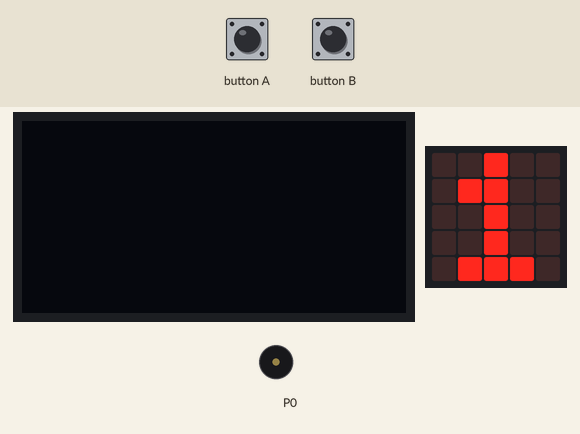
This program was run on a simulated BBC micro:bit (MakeCode). Shown: 128×64 one-colour display, the board's 5×5 LED display, buzzer (waves = sounding). Inputs (shaded band) come from the test bench.

Above: at 1.9 s.
2.0 s: button A pressed for 0.15 s
At 3.3 s:
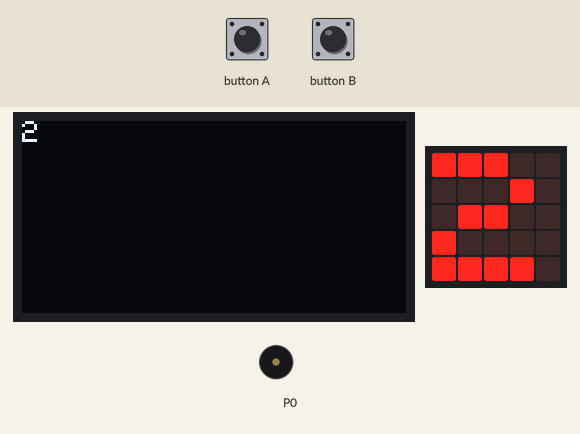
4.4 s: button B pressed for 0.15 s
At 6.4 s:
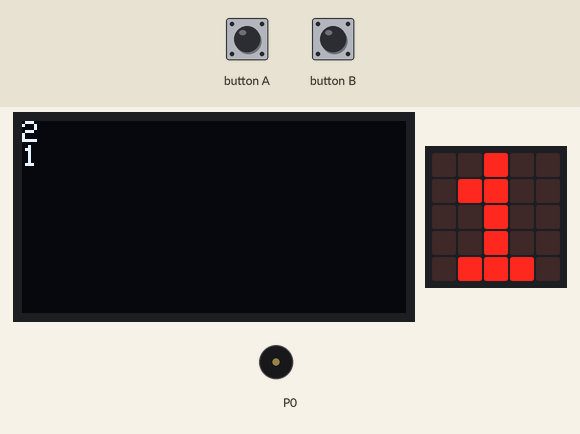
7.5 s: button A pressed for 0.15 s
At 8.7 s:
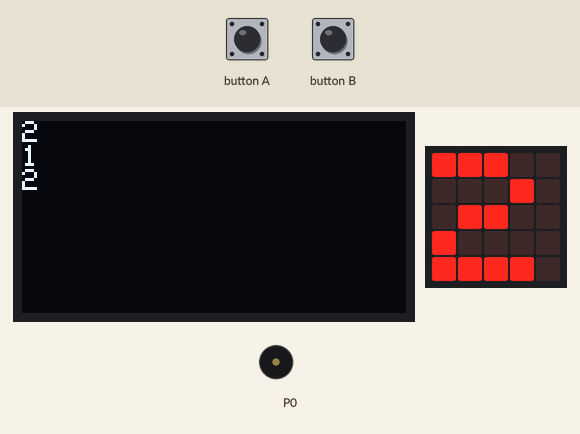
10.6 s: button B pressed for 0.15 s
At 12.3 s:
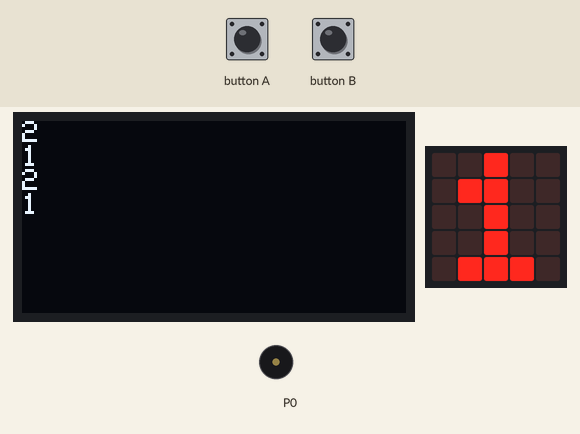
Timing chart, 0 to 13.8 s (numbered marks = the images above; inputs shaded):
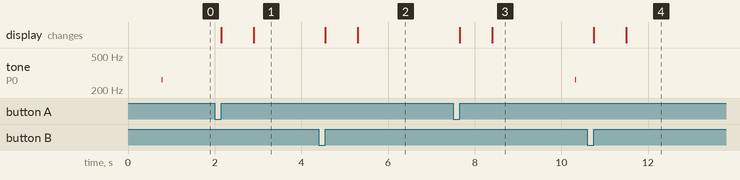

The program:

main.ts
```typescript
/**
 * Mutipliserer med A og "dividerer" med med B
 *
 * Ved å teste på om verdi blir 0 så kan en dividere evig.
 *
 * Ved å teste om modulus er et tall som ikke går opp i mutiplikasjon med 2 så dobles tallet. Da følges oppgaveteksten.
 *
 * Denne versjonen har max = 8 og min = 1, for å unngå "scrolling"
 *
 * Hmm eksperiment med test mot 0 gir desimaltall, men ved å sette variablene minstetall til 0 og så teste mot
 *
 * denne virket ikke som forventet. Litt rart i grunn.
 *
 * Unngå å multiplisere forbi 8. pga. "scrolling", og test med modulus og if. Dette kan endres ved å sette variablene for
 *
 * startigjen. NB pass på å bruke faktor med 2 som grunntall.
 *
 * 1, 2, 4, 8, 16, 32, 64
 *
 * Når det deles kan en bruke enten * 0.5 eller / 2
 *
 * Det kan være lurt å alltid multiplisere siden å dele på 0 kan gi artige resultater. Å gange med 0 derimot fører mer til en logisk feil. Tips til meg når en vil unngå avrundingsfeil er ¨multiplisere med f.eks. 1000 først så dividere og så multiplisere med 0.001 etterpå. Det hender det er lurt å gjøre.
 *
 * I denne oppgaven er et LCD-display benyttet for å se "store" tall.
 *
 * Enkelt om en legger til utvidelser, og hjelper i feilsøking når Mbit lever sitt eget liv. Ulempen er nok ekstra tid og mas på Mbit.
 *
 * Teller opp med A og ned med B Blokker som ikkke er i bruk kan slettes, men hvorfor ikke bare la de leve i prosjektet.
 *
 * Det er letter å hente de inn da. Og er di i vene, så putt de inni en blokk som ikke brukes og legg denne langt avgårde i bildet.
 *
 * Noen eksperimenter for å teste makecode.org.
 *
 * Telle opp reset til 0
 *
 * Telle ned reset til 9
 *
 * Lurt å teste på enkle ting for å brukes senere.
 *
 * Lyden er med for å se det er liv i Mbit.
 *
 * Endrer nok intervall etter hvert.
 */
input.onButtonPressed(Button.A, function () {
    tallet = tallet * 2
    if (tallet % storstetallx2 == 0) {
        tallet = minstetall
    } else {
        basic.clearScreen()
    }
    basic.showNumber(tallet)
    OLED.writeNumNewLine(tallet)
})
input.onButtonPressed(Button.B, function () {
    tallet = tallet / 2
    if (tallet < minstetall) {
        tallet = storstetall
    } else {
        basic.clearScreen()
    }
    basic.showNumber(tallet)
    OLED.writeNumNewLine(tallet)
})
let storstetallx2 = 0
let storstetall = 0
let minstetall = 0
let tallet = 0
OLED.init(128, 64)
tallet = 1
minstetall = 1
storstetall = 8
storstetallx2 = storstetall * 2
let startigjen0 = storstetall
basic.showNumber(tallet)
basic.forever(function () {
    music.ringTone(262)
    basic.pause(10)
    music.rest(music.beat(BeatFraction.Whole))
    basic.pause(9000)
})
```

test.ts
```typescript
// testene settes inn her; disse vil ikke kompilert så lenge denne pakken blir brukt som en utvidelse.
```

Measured:
- after the input at 2.0 s, the display: first changes after 0.15 s (image 1 shows a later state)
- after the input at 4.4 s, the display: first changes after 0.15 s (image 2 shows a later state)
- after the input at 7.5 s, the display: first changes after 0.15 s (image 3 shows a later state)
- after the input at 10.6 s, the display: first changes after 0.15 s (image 4 shows a later state)
